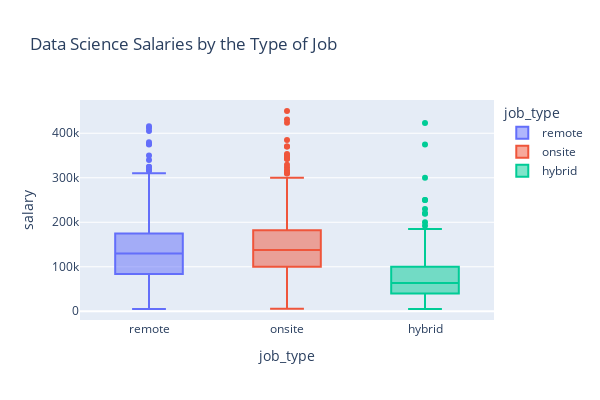

Source (notebook cell):
### Code cell
px.box(df,x='job_type',y='salary',color='job_type',
            title='Data Science Salaries by the Type of Job',width=600, height=400)

### Figure 1 — Plotly figure (JSON) as saved in the notebook; plotly's stock layout.template omitted (floating-point values rounded to 4 significant figures; data arrays with more than 128 entries replaced by an {"elided": "..."} marker saying what was removed)
{"data": [{"alignmentgroup": "True", "hovertemplate": "job_type=%{x}<br>salary=%{y}<extra></extra>", "legendgroup": "remote", "marker": {"color": "#636efa"}, "name": "remote", "notched": false, "offsetgroup": "remote", "orientation": "v", "showlegend": true, "type": "box", "x": {"elided": "1211 str values"}, "x0": " ", "xaxis": "x", "y": {"elided": "1211 int values"}, "y0": " ", "yaxis": "y"}, {"alignmentgroup": "True", "hovertemplate": "job_type=%{x}<br>salary=%{y}<extra></extra>", "legendgroup": "onsite", "marker": {"color": "#EF553B"}, "name": "onsite", "notched": false, "offsetgroup": "onsite", "orientation": "v", "showlegend": true, "type": "box", "x": {"elided": "1186 str values"}, "x0": " ", "xaxis": "x", "y": {"elided": "1186 int values"}, "y0": " ", "yaxis": "y"}, {"alignmentgroup": "True", "hovertemplate": "job_type=%{x}<br>salary=%{y}<extra></extra>", "legendgroup": "hybrid", "marker": {"color": "#00cc96"}, "name": "hybrid", "notched": false, "offsetgroup": "hybrid", "orientation": "v", "showlegend": true, "type": "box", "x": {"elided": "187 str values"}, "x0": " ", "xaxis": "x", "y": {"elided": "187 int values"}, "y0": " ", "yaxis": "y"}], "layout": {"boxmode": "overlay", "height": 400, "legend": {"title": {"text": "job_type"}, "tracegroupgap": 0}, "title": {"text": "Data Science Salaries by the Type of Job"}, "width": 600, "xaxis": {"anchor": "y", "categoryarray": ["remote", "onsite", "hybrid"], "categoryorder": "array", "domain": [0, 1], "title": {"text": "job_type"}}, "yaxis": {"anchor": "x", "domain": [0, 1], "title": {"text": "salary"}}}}
